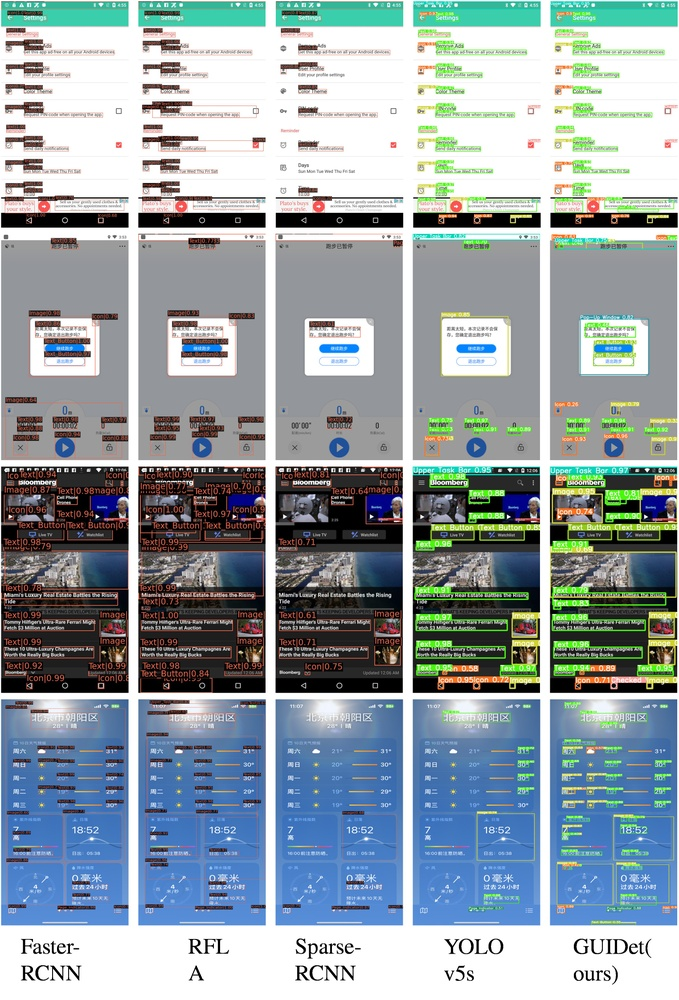
#> input picture performance.jpg, 679 x 1000 px, shrunk from 3047 x 4490 before the run
$ python SSIM.py --first performance.jpg --second performance.jpg   (older library calls are emulated)
#> lines starting #> are read from the running program, lines starting #| are printed output that depends on the picture
import cv2
import imutils
import argparse
from skimage.metrics import structural_similarity as compare_ssim

# construct the argument parse and parse the arguments
ap = argparse.ArgumentParser()
ap.add_argument("-f", "--first", required=True,
                help="first input image")
ap.add_argument("-s", "--second", required=True,
                help="second")
args = vars(ap.parse_args())

# load the two input images

# path1 = 'images/trumpA688.jpg'
# path2 = 'images/trumpA689.jpg'

imageA = cv2.imread(args["first"])
#> imageA is the input picture: shape (1000, 679, 3); mean B, G, R 166.4, 160.2, 147.7
imageB = cv2.imread(args["second"])

# convert the images to grayscale
grayA = cv2.cvtColor(imageA, cv2.COLOR_BGR2GRAY)
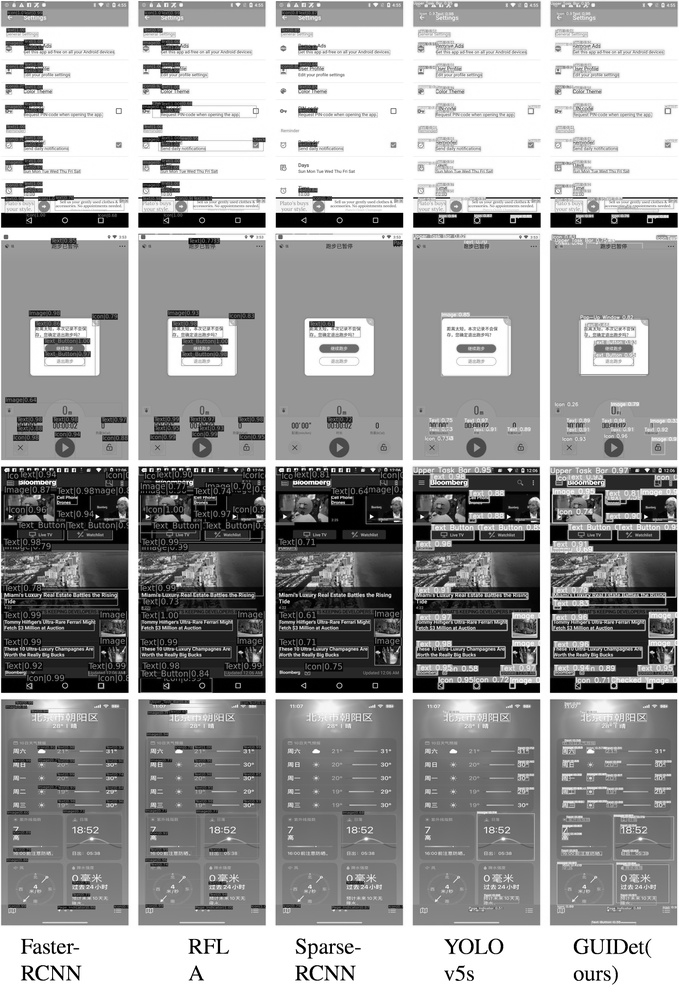
#> grayA: shape (1000, 679); min 0, max 255, mean 157.2
grayB = cv2.cvtColor(imageB, cv2.COLOR_BGR2GRAY)

# compute the Structural Similarity Index (SSIM) between the two
# images, ensuring that the difference image is returned
(score, diff) = compare_ssim(grayA, grayB, full=True)
#> diff: shape (1000, 679) float64; every value is 1
#> score = 1
diff = (diff * 255).astype("uint8")
#> diff: shape (1000, 679); every value is 255
print("SSIM: {}".format(score))
#| SSIM: 1.0

# threshold the difference image, followed by finding contours to
# obtain the regions of the two input images that differ
thresh = cv2.threshold(diff, 0, 255,
                       cv2.THRESH_BINARY_INV | cv2.THRESH_OTSU)[1]
#> thresh: shape (1000, 679); every value is 0
cnts = cv2.findContours(thresh.copy(), cv2.RETR_EXTERNAL,
                        cv2.CHAIN_APPROX_SIMPLE)
#> cnts = 0 contours
cnts = imutils.grab_contours(cnts)
#> cnts = []

# loop over the contours
for c in cnts:
    # compute the bounding box of the contour and then draw the
    # bounding box on both input images to represent where the two
    # images differ
    (x, y, w, h) = cv2.boundingRect(c)
    cv2.rectangle(imageA, (x, y), (x + w, y + h), (0, 0, 255), 2)
    cv2.rectangle(imageB, (x, y), (x + w, y + h), (0, 0, 255), 2)
#> this loop made 0 passes

# show the output images
cv2.imshow("Original", imageA)
cv2.imshow("Modified", imageB)
cv2.imshow("Diff", diff)
cv2.imshow("Thresh", thresh)
cv2.waitKey(0)
